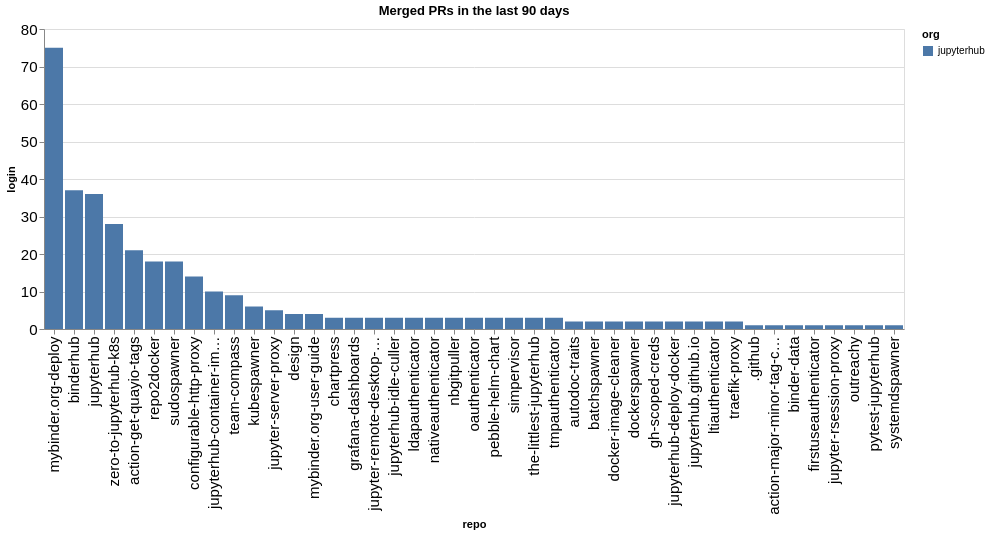

This figure's notebook cell:
### Code cell
prs_by_repo = merged.groupby(['org', 'repo']).count()['login'].reset_index().sort_values(['org', 'login'], ascending=False)
alt.Chart(data=prs_by_repo, title=f"Merged PRs in the last {n_days} days").mark_bar().encode(
    x=alt.X('repo', sort=prs_by_repo['repo'].values.tolist()),
    y='login',
    color='org'
)

### Figure 1 — Vega-Lite specification as saved in the notebook (floating-point values rounded to 4 significant figures)
{"config": {"axisLeft": {"labelFontSize": 15}, "axisBottom": {"labelFontSize": 15}}, "data": {"name": "data-b00f019b033bef8afec7c14cde1e270a"}, "mark": {"type": "bar"}, "encoding": {"color": {"field": "org", "type": "nominal"}, "x": {"field": "repo", "sort": ["mybinder.org-deploy", "binderhub", "jupyterhub", "zero-to-jupyterhub-k8s", "action-get-quayio-tags", "repo2docker", "sudospawner", "configurable-http-proxy", "jupyterhub-container-images", "team-compass", "kubespawner", "jupyter-server-proxy", "design", "mybinder.org-user-guide", "chartpress", "grafana-dashboards", "jupyter-remote-desktop-proxy", "jupyterhub-idle-culler", "ldapauthenticator", "nativeauthenticator", "nbgitpuller", "oauthenticator", "pebble-helm-chart", "simpervisor", "the-littlest-jupyterhub", "tmpauthenticator", "autodoc-traits", "batchspawner", "docker-image-cleaner", "dockerspawner", "gh-scoped-creds", "jupyterhub-deploy-docker", "jupyterhub.github.io", "ltiauthenticator", "traefik-proxy", ".github", "action-major-minor-tag-calculator", "binder-data", "firstuseauthenticator", "jupyter-rsession-proxy", "outreachy", "pytest-jupyterhub", "systemdspawner"], "type": "nominal"}, "y": {"field": "login", "type": "quantitative"}}, "title": "Merged PRs in the last 90 days", "$schema": "https://vega.github.io/schema/vega-lite/v5.20.1.json", "datasets": {"data-b00f019b033bef8afec7c14cde1e270a": [{"org": "jupyterhub", "repo": "mybinder.org-deploy", "login": 75}, {"org": "jupyterhub", "repo": "binderhub", "login": 37}, {"org": "jupyterhub", "repo": "jupyterhub", "login": 36}, {"org": "jupyterhub", "repo": "zero-to-jupyterhub-k8s", "login": 28}, {"org": "jupyterhub", "repo": "action-get-quayio-tags", "login": 21}, {"org": "jupyterhub", "repo": "repo2docker", "login": 18}, {"org": "jupyterhub", "repo": "sudospawner", "login": 18}, {"org": "jupyterhub", "repo": "configurable-http-proxy", "login": 14}, {"org": "jupyterhub", "repo": "jupyterhub-container-images", "login": 10}, {"org": "jupyterhub", "repo": "team-compass", "login": 9}, {"org": "jupyterhub", "repo": "kubespawner", "login": 6}, {"org": "jupyterhub", "repo": "jupyter-server-proxy", "login": 5}, {"org": "jupyterhub", "repo": "design", "login": 4}, {"org": "jupyterhub", "repo": "mybinder.org-user-guide", "login": 4}, {"org": "jupyterhub", "repo": "chartpress", "login": 3}, {"org": "jupyterhub", "repo": "grafana-dashboards", "login": 3}, {"org": "jupyterhub", "repo": "jupyter-remote-desktop-proxy", "login": 3}, {"org": "jupyterhub", "repo": "jupyterhub-idle-culler", "login": 3}, {"org": "jupyterhub", "repo": "ldapauthenticator", "login": 3}, {"org": "jupyterhub", "repo": "nativeauthenticator", "login": 3}, {"org": "jupyterhub", "repo": "nbgitpuller", "login": 3}, {"org": "jupyterhub", "repo": "oauthenticator", "login": 3}, {"org": "jupyterhub", "repo": "pebble-helm-chart", "login": 3}, {"org": "jupyterhub", "repo": "simpervisor", "login": 3}, {"org": "jupyterhub", "repo": "the-littlest-jupyterhub", "login": 3}, {"org": "jupyterhub", "repo": "tmpauthenticator", "login": 3}, {"org": "jupyterhub", "repo": "autodoc-traits", "login": 2}, {"org": "jupyterhub", "repo": "batchspawner", "login": 2}, {"org": "jupyterhub", "repo": "docker-image-cleaner", "login": 2}, {"org": "jupyterhub", "repo": "dockerspawner", "login": 2}, {"org": "jupyterhub", "repo": "gh-scoped-creds", "login": 2}, {"org": "jupyterhub", "repo": "jupyterhub-deploy-docker", "login": 2}, {"org": "jupyterhub", "repo": "jupyterhub.github.io", "login": 2}, {"org": "jupyterhub", "repo": "ltiauthenticator", "login": 2}, {"org": "jupyterhub", "repo": "traefik-proxy", "login": 2}, {"org": "jupyterhub", "repo": ".github", "login": 1}, {"org": "jupyterhub", "repo": "action-major-minor-tag-calculator", "login": 1}, {"org": "jupyterhub", "repo": "binder-data", "login": 1}, {"org": "jupyterhub", "repo": "firstuseauthenticator", "login": 1}, {"org": "jupyterhub", "repo": "jupyter-rsession-proxy", "login": 1}, {"org": "jupyterhub", "repo": "outreachy", "login": 1}, {"org": "jupyterhub", "repo": "pytest-jupyterhub", "login": 1}, {"org": "jupyterhub", "repo": "systemdspawner", "login": 1}]}}
